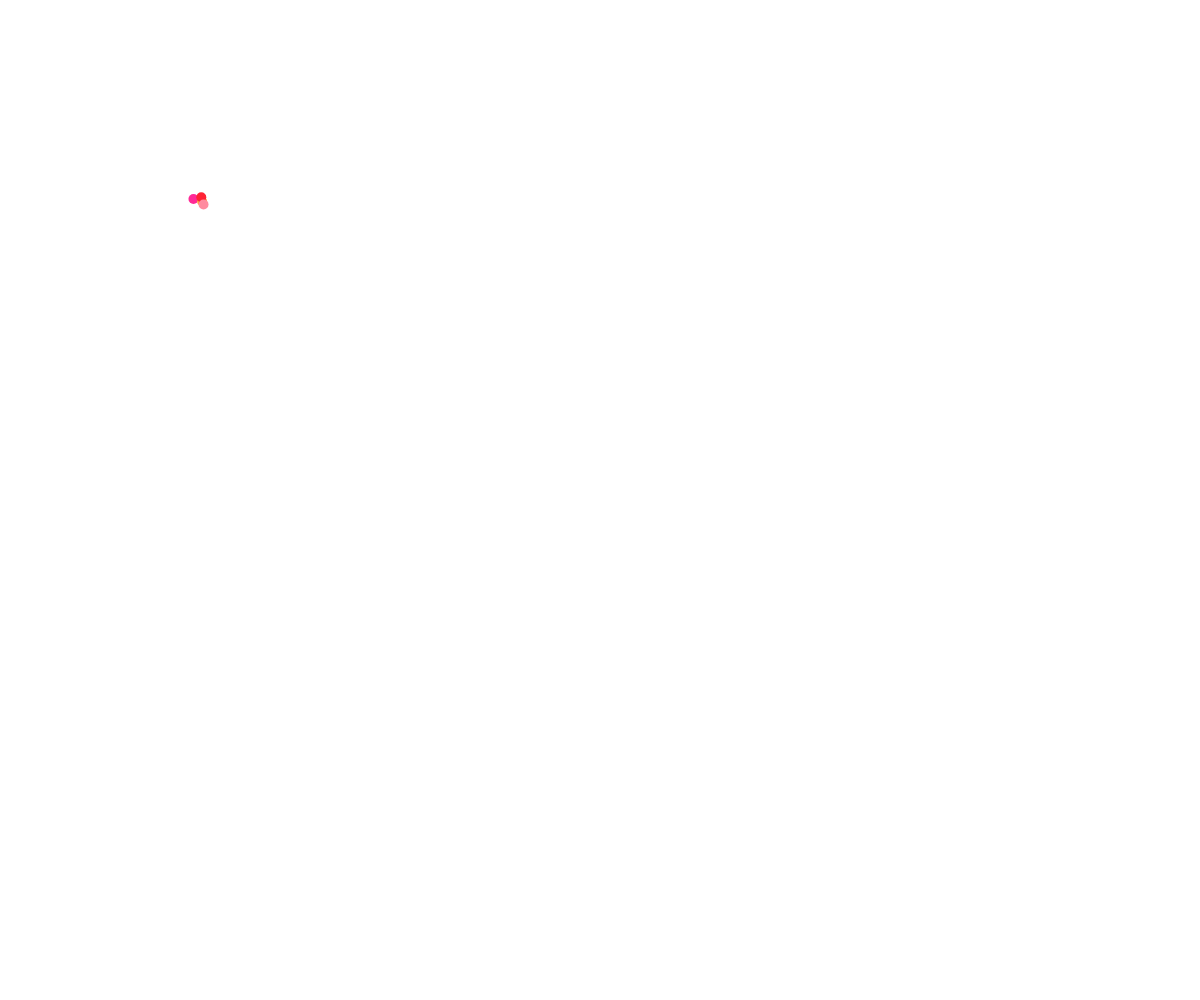
Frame 1 (no input)
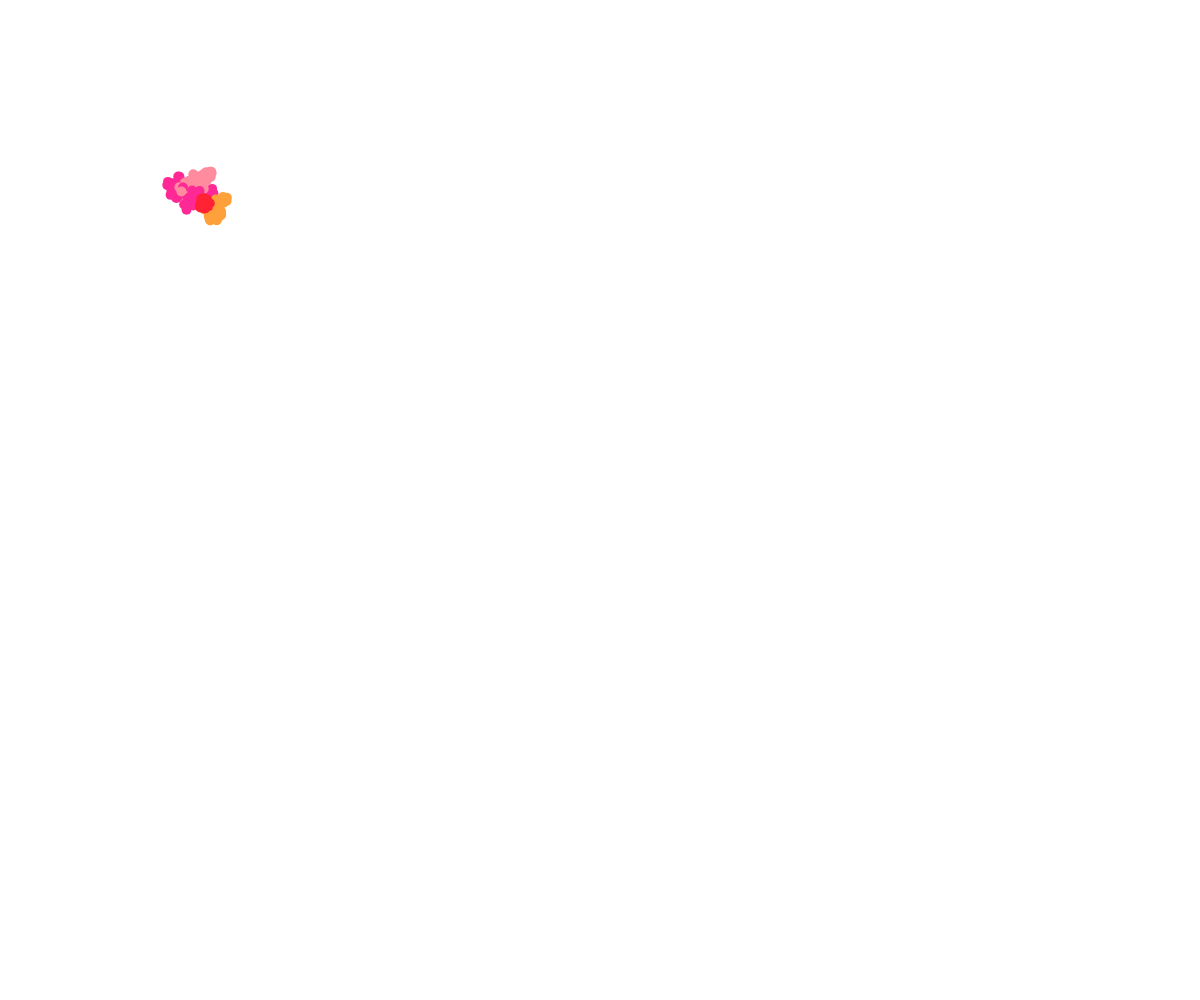
Frame 60 (no input)
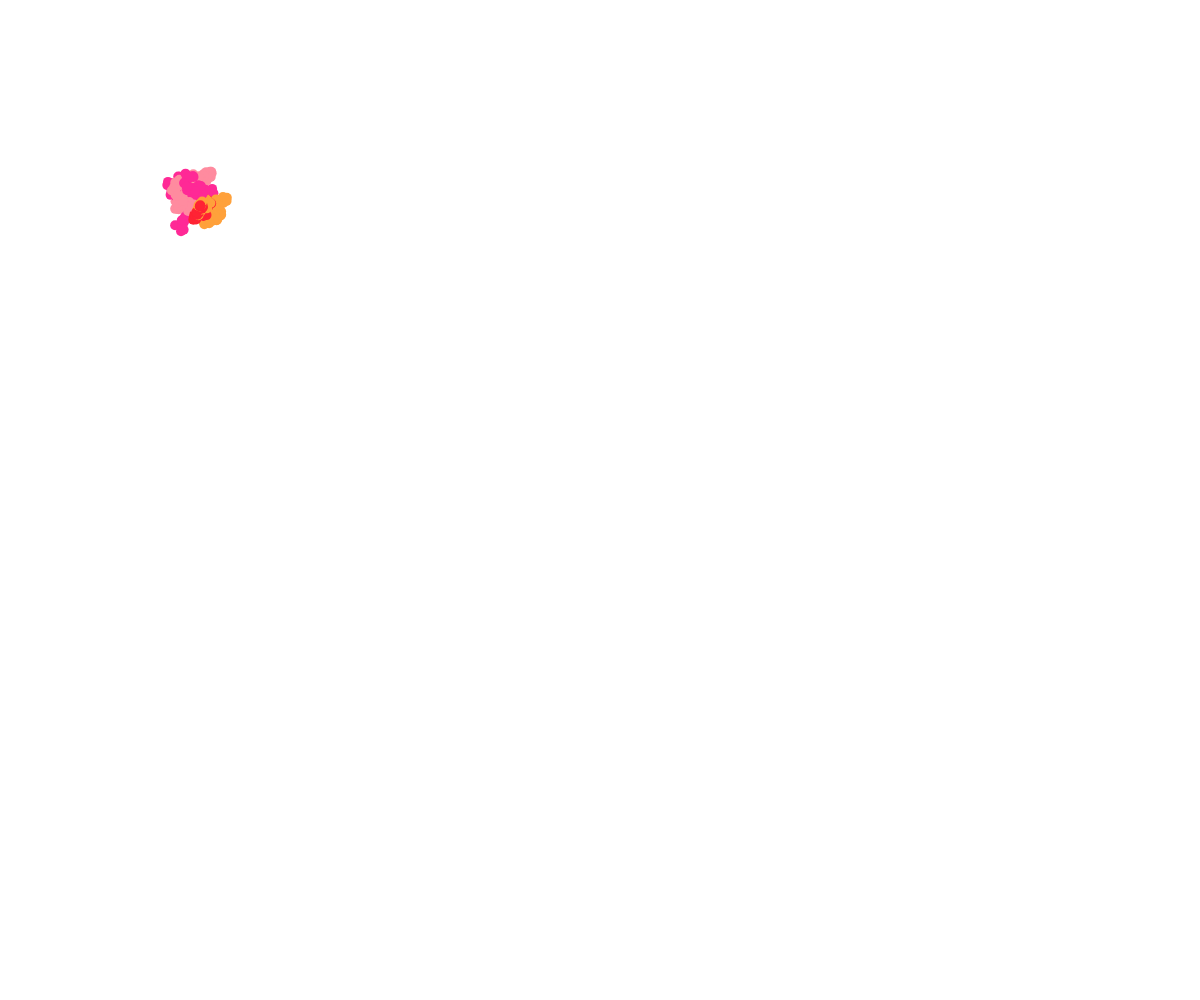
Frame 120 (the mouse pressed at the canvas centre since frame 60)

The p5.js sketch that drew these frames (run headless with seeded random() and noise() and a simulated clock; from frame 60 on, the mouse is pressed at the canvas centre):

// p5.js sketch
// ── sketch.js
let w1;
let w2;
let w3;
let w4;

function setup() {
  createCanvas(windowWidth, windowHeight);
  w1 = new Walker(200, 200);
  w2 = new Walker(200, 200);
  w3 = new Walker(200, 200);
  w4 = new Walker(200, 200);
}

function draw() {
  w1.update();
  w1.display();
  w2.update();
  w2.display();
  w3.update();
  w3.display();
  w4.update();
  w4.display();
}

class Walker{
  constructor(_posX, _posY) {
    this.posX = _posX;
    this.posY = _posY;
    this.vel = random(1, 10);
    this.color = color(255, random(0,200), random(0, 200));
  }
  
  update() {
    this.posX += random(-this.vel, this.vel);
    this.posY += random(-this.vel, this.vel);
  }

  display() {
    fill(this.color);
    noStroke();
    circle(this.posX, this.posY, 10);
  }
}
